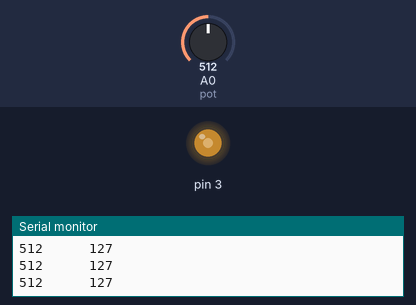
A sketch run on a simulated Arduino Uno, built with avr-gcc and run on an emulated ATmega328P. Parts: output pins drawn as LEDs (lit = HIGH), the last lines printed to the serial monitor. The inputs (shaded band) are chosen by the test bench; at power-on: A0 (pot) = 512.

Above: at 1.2 s.
1.3 s: A0 (pot) set to 990
At 2.5 s:
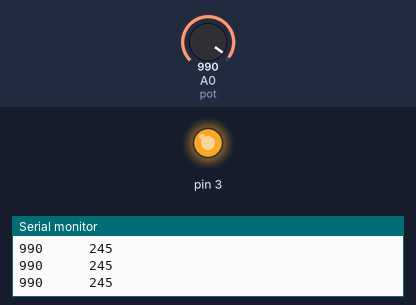
2.8 s: A0 (pot) set to 1009
At 3.8 s:
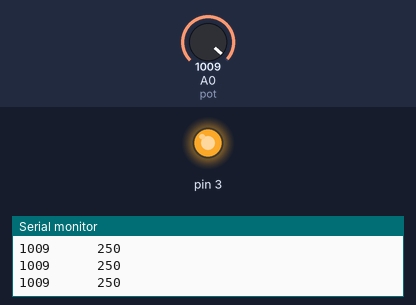
5.8 s: A0 (pot) set to 716
At 7.0 s:
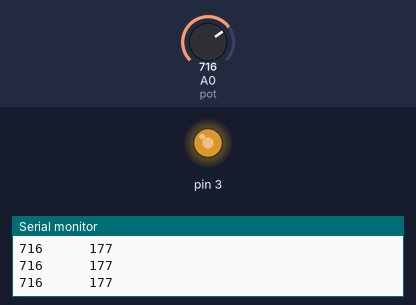
7.3 s: A0 (pot) set to 414
At 8.2 s:
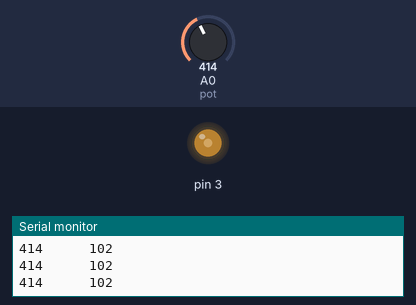
8.8 s: A0 (pot) set to 394
At 9.3 s:
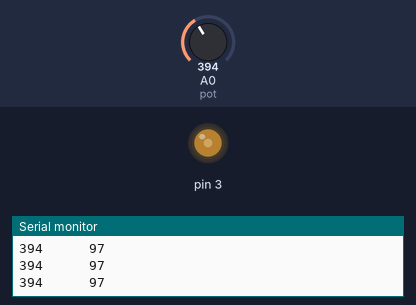
10.3 s: A0 (pot) set to 122
At 11.7 s:
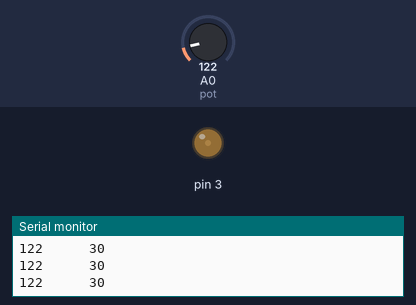
Timing chart, 0 to 12.8 s (numbered marks = the images above; inputs shaded):
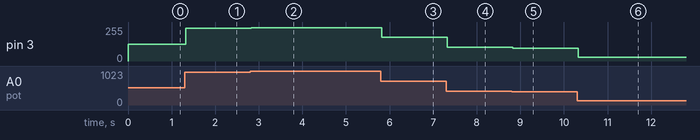

The sketch:

LE_PWM_pot_-_Copy.ino
```cpp
int potentiometer = 0;
int brightness = 0;
void setup() {
pinMode (A0,INPUT);
pinMode(3, OUTPUT);
Serial.begin (9600); // turning on serial is good for debugging
}
void loop() {
potentiometer = analogRead(A0); // read value of A0 and store in pot variable
Serial.print(potentiometer);
Serial.print ("      "); // space
Serial.println(brightness);
// take 10 bit ADC read from A0 & map to 8 bit number for PWM
// HELP - reference - look up MAP function
brightness = map (potentiometer, 0,1023,0,254);
analogWrite (3, brightness); // pin 3 is PWM pin!
}
```

Measured:
- after the input at 1.3 s, pin 3: 127/255 → 245/255 at once
- after the input at 2.8 s, pin 3: 245/255 → 250/255 at once
- after the input at 5.8 s, pin 3: 250/255 → 177/255 at once
- after the input at 7.3 s, pin 3: 177/255 → 102/255 at once
- after the input at 8.8 s, pin 3: 102/255 → 97/255 at once
- after the input at 10.3 s, pin 3: 97/255 → 30/255 at once
